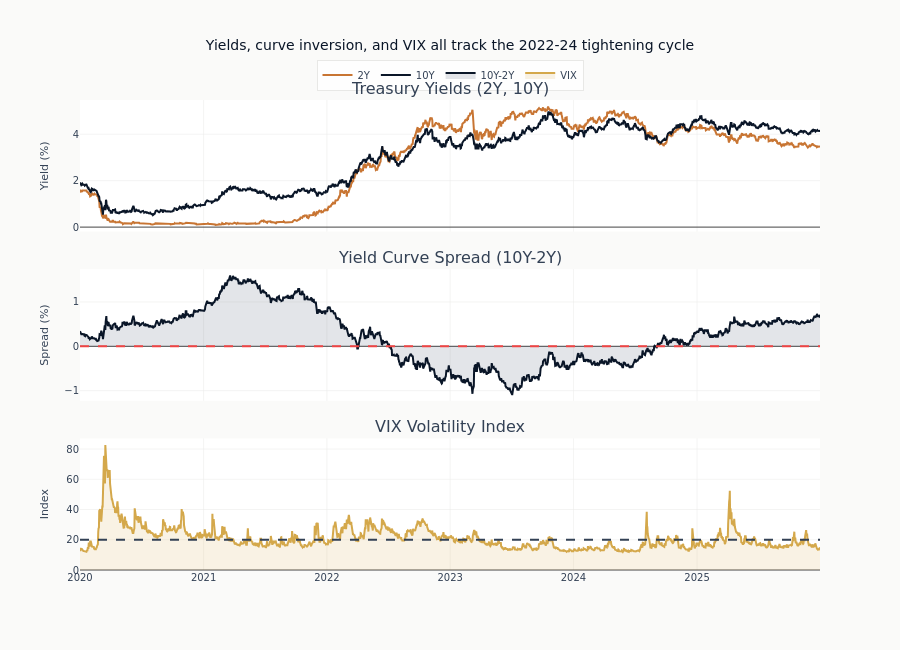

Source (notebook cell):
### Markdown cell above
## 7. Multi-Series Dashboard

A combined view of key macro indicators helps identify regime changes.

### Code cell
# Build the three-panel macro dashboard in a single cell so the inline
# renderer captures the fully populated figure rather than a partial,
# first-panel-only intermediate.
fig = make_subplots(
    rows=3,
    cols=1,
    shared_xaxes=True,
    subplot_titles=(
        "Treasury Yields (2Y, 10Y)",
        "Yield Curve Spread (10Y-2Y)",
        "VIX Volatility Index",
    ),
    vertical_spacing=0.08,
)

# Filter to recent data
start_date = "2020-01-01"
recent = macro.filter(pl.col(date_col) >= pl.lit(start_date).str.to_date()).to_pandas()

# Panel 1: Yields
fig.add_trace(
    go.Scatter(
        x=recent[date_col],
        y=recent["dgs2"],
        mode="lines",
        name="2Y",
        line=dict(color=COLORS["copper"]),
    ),
    row=1,
    col=1,
)
fig.add_trace(
    go.Scatter(
        x=recent[date_col],
        y=recent["dgs10"],
        mode="lines",
        name="10Y",
        line=dict(color=COLORS["blue"]),
    ),
    row=1,
    col=1,
)

# Panel 2: Spread
fig.add_trace(
    go.Scatter(
        x=recent[date_col],
        y=recent["t10y2y"],
        mode="lines",
        name="10Y-2Y",
        line=dict(color=COLORS["blue"]),
        fill="tozeroy",
        fillcolor="rgba(26, 45, 74, 0.12)",  # translucent COLORS["slate"]
    ),
    row=2,
    col=1,
)
fig.add_hline(y=0, line_dash="dash", line_color=COLORS["negative"], row=2, col=1)

# Panel 3: VIX
fig.add_trace(
    go.Scatter(
        x=recent[date_col],
        y=recent["vixcls"],
        mode="lines",
        name="VIX",
        line=dict(color=COLORS["amber"]),
        fill="tozeroy",
        fillcolor="rgba(212, 168, 75, 0.15)",  # translucent COLORS["amber"]
    ),
    row=3,
    col=1,
)
fig.add_hline(y=20, line_dash="dash", line_color=COLORS["neutral"], row=3, col=1)

fig.update_layout(
    height=650,
    title_text="Yields, curve inversion, and VIX all track the 2022-24 tightening cycle",
    showlegend=True,
    legend=dict(orientation="h", yanchor="bottom", y=1.02, xanchor="center", x=0.5),
)

fig.update_yaxes(title_text="Yield (%)", row=1, col=1)
fig.update_yaxes(title_text="Spread (%)", row=2, col=1)
fig.update_yaxes(title_text="Index", row=3, col=1)

fig.show()

print("\nDashboard interpretation:")
print("  - Rising yields + inverted curve = Tightening cycle, recession risk")
print("  - VIX spikes often coincide with curve moves")
print("  - Use together for regime detection in Chapter 8")

### Figure 1 — Plotly figure (JSON) as saved in the notebook; plotly's stock layout.template omitted (floating-point values rounded to 4 significant figures; data arrays with more than 128 entries replaced by an {"elided": "..."} marker saying what was removed)
{"data": [{"line": {"color": "#C87533"}, "mode": "lines", "name": "2Y", "type": "scatter", "x": {"elided": "2192 str values"}, "xaxis": "x", "y": {"elided": "2192 float values"}, "yaxis": "y"}, {"line": {"color": "#0a1628"}, "mode": "lines", "name": "10Y", "type": "scatter", "x": {"elided": "2192 str values"}, "xaxis": "x", "y": {"elided": "2192 float values"}, "yaxis": "y"}, {"fill": "tozeroy", "fillcolor": "rgba(26, 45, 74, 0.12)", "line": {"color": "#0a1628"}, "mode": "lines", "name": "10Y-2Y", "type": "scatter", "x": {"elided": "2192 str values"}, "xaxis": "x2", "y": {"elided": "2192 float values"}, "yaxis": "y2"}, {"fill": "tozeroy", "fillcolor": "rgba(212, 168, 75, 0.15)", "line": {"color": "#D4A84B"}, "mode": "lines", "name": "VIX", "type": "scatter", "x": {"elided": "2192 str values"}, "xaxis": "x3", "y": {"elided": "2192 float values"}, "yaxis": "y3"}], "layout": {"annotations": [{"font": {"size": 16}, "showarrow": false, "text": "Treasury Yields (2Y, 10Y)", "x": 0.5, "xanchor": "center", "xref": "paper", "y": 1.0, "yanchor": "bottom", "yref": "paper"}, {"font": {"size": 16}, "showarrow": false, "text": "Yield Curve Spread (10Y-2Y)", "x": 0.5, "xanchor": "center", "xref": "paper", "y": 0.64, "yanchor": "bottom", "yref": "paper"}, {"font": {"size": 16}, "showarrow": false, "text": "VIX Volatility Index", "x": 0.5, "xanchor": "center", "xref": "paper", "y": 0.28, "yanchor": "bottom", "yref": "paper"}], "height": 650, "legend": {"orientation": "h", "x": 0.5, "xanchor": "center", "y": 1.02, "yanchor": "bottom"}, "shapes": [{"line": {"color": "#ef4444", "dash": "dash"}, "type": "line", "x0": 0, "x1": 1, "xref": "x2 domain", "y0": 0, "y1": 0, "yref": "y2"}, {"line": {"color": "#334155", "dash": "dash"}, "type": "line", "x0": 0, "x1": 1, "xref": "x3 domain", "y0": 20, "y1": 20, "yref": "y3"}], "showlegend": true, "title": {"text": "Yields, curve inversion, and VIX all track the 2022-24 tightening cycle"}, "xaxis": {"anchor": "y", "domain": [0.0, 1.0], "matches": "x3", "showticklabels": false}, "xaxis2": {"anchor": "y2", "domain": [0.0, 1.0], "matches": "x3", "showticklabels": false}, "xaxis3": {"anchor": "y3", "domain": [0.0, 1.0]}, "yaxis": {"anchor": "x", "domain": [0.72, 1.0], "title": {"text": "Yield (%)"}}, "yaxis2": {"anchor": "x2", "domain": [0.36, 0.64], "title": {"text": "Spread (%)"}}, "yaxis3": {"anchor": "x3", "domain": [0.0, 0.28], "title": {"text": "Index"}}}}
